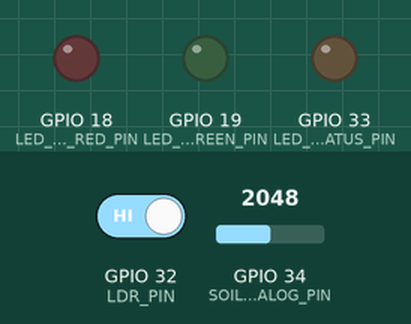
Bench run of a sketch on a simulated ESP32. On the bench: output pins drawn as LEDs (lit = HIGH). Inputs (shaded band) come from the test bench; at power-on: GPIO 34 (SOIL_ANALOG_PIN) = 2048, GPIO 32 (LDR_PIN) HIGH. WiFi joins after 1.5 s; servers stay silent unless stated.

Above: at 3.0 s.
3.1 s: GPIO 34 (SOIL_ANALOG_PIN) set to 2430
8.3 s: GPIO 34 (SOIL_ANALOG_PIN) set to 2486
At 12.9 s:
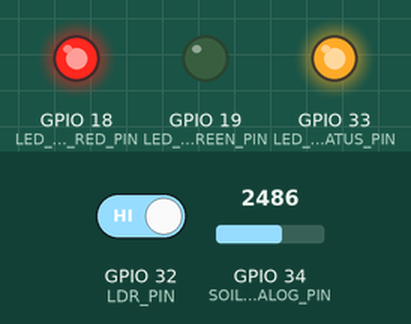
13.3 s: GPIO 32 (LDR_PIN) driven LOW
At 17.9 s:
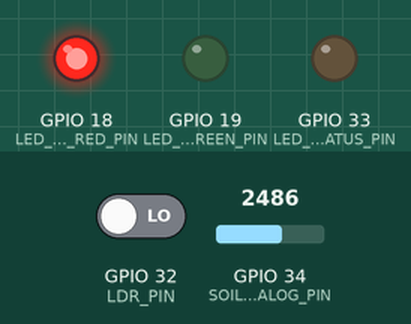
18.3 s: GPIO 34 (SOIL_ANALOG_PIN) set to 2047
At 22.9 s:
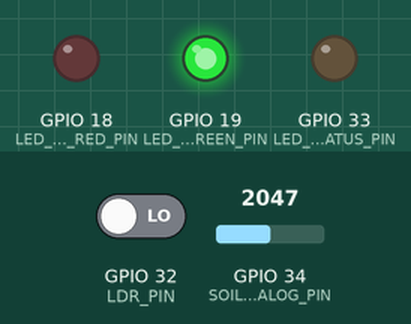
23.3 s: GPIO 34 (SOIL_ANALOG_PIN) set to 2866
At 27.9 s:
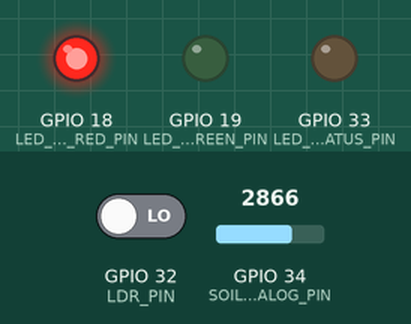
28.3 s: GPIO 34 (SOIL_ANALOG_PIN) set to 1228
At 32.9 s:
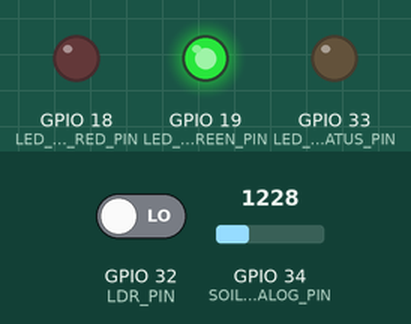
Timing chart, 0 to 34.3 s (numbered marks = the images above; inputs shaded):
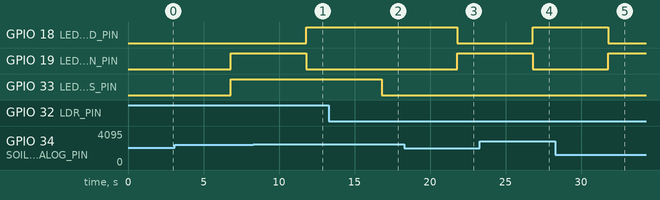

The sketch:

smart_plant_care_system.ino
```cpp
#define BLYNK_PRINT Serial
// LDR Sensor
#define LDR_PIN 32
#define LED_LDR_STATUS_PIN 33
// Soil Moisture Sensor
#define SOIL_ANALOG_PIN 34 // analog pin
#define LED_SOIL_RED_PIN 18
#define LED_SOIL_GREEN_PIN 19

// Set Value For Blynk
#define BLYNK_TEMPLATE_ID "TMPLxxxxxxx"
#define BLYNK_TEMPLATE_NAME "SmartPlantCare"
#define BLYNK_AUTH_TOKEN "YOUR_TOKEN"

#include <WiFi.h>
#include <WiFiClient.h>
#include <BlynkSimpleEsp32.h>

BlynkTimer timer;

int lastMoisture = -1; // ตัวแปรสำหรับเช็คค่าความเปลี่ยนแปลงของ Soil Moisture Sensor ค่า Percent
int lastMoistureState = -1; // ตัวแปรสำหรับเช็คค่าความเปลี่ยนแปลงของ Soil Moisture Sensor ค่าสถานะของดิน
int lastLDR = -1; // ตัวแปรสำหรับเช็คค่าความเปลี่ยนแปลงของ LDR Sensor

char ssid[] = "SSID_WIFI";
char pass[] = "PASS_WIFI";

void sendSensorData(){
  int moistureAnalog = analogRead(SOIL_ANALOG_PIN); // อ่านค่าจากขา SOIL_ANALOG_PIN ซืึ่งเป็นค่า analog
  int moisturePercent = map(moistureAnalog, 0, 4095, 100, 0); // แปลงค่า analog เป็นค่า percent
  int ldrState = digitalRead(LDR_PIN); // อ่านค่าจากขา LDR_PIN ซึ่งเป็นค่า Digital

  // เงื่อนไขการส่งข้อมูลไปที่ Blynk
    // LDR Sensor
    if(ldrState != lastLDR){
      Blynk.virtualWrite(V4, ldrState); // ส่งค่าของ LDR ไปที่ Blynk
      lastLDR = ldrState; // ให้ lastLDR = ค่าล่าสุดของ ldrState
    }
    // Soil Moisture Sensor
    if(moisturePercent != lastMoisture){
      Blynk.virtualWrite(V3, moisturePercent);
      lastMoisture = moisturePercent;
    }

  int moistureStateNow = (moisturePercent <= 40) ? 1 : 0; // หาก moisturePercent น้อยกว่า หรือเท่ากับ 40 % ให้ moistureStateNow = 1 และหากมากกว่า 40 % ให้ moistureStateNow = 0

  if(moistureStateNow != lastMoistureState){
    if(moistureStateNow == 1){
      digitalWrite(LED_SOIL_GREEN_PIN, LOW);
      digitalWrite(LED_SOIL_RED_PIN, HIGH);
      Blynk.setProperty(V2,"color","#D3435C");
      Blynk.virtualWrite(V2, 1);
    } else{
      digitalWrite(LED_SOIL_RED_PIN, LOW);
      digitalWrite(LED_SOIL_GREEN_PIN, HIGH);
      Blynk.setProperty(V2,"color","#32A852");
      Blynk.virtualWrite(V2, 1);
    }
    lastMoistureState = moistureStateNow;
  }

  digitalWrite(LED_LDR_STATUS_PIN, ldrState);
}

void setup() {
  Serial.begin(115200);
  // LDR Sensor
  pinMode(LDR_PIN, INPUT); // set input pin for LDR sensor
  pinMode(LED_LDR_STATUS_PIN, OUTPUT); // status led for LDR sensor

  // Soil Moisture Sensor
  pinMode(SOIL_ANALOG_PIN, INPUT); // set input pin for Soil Moisture Sensor
  pinMode(LED_SOIL_RED_PIN, OUTPUT); // danger status led for Soil Moisture Sensor
  pinMode(LED_SOIL_GREEN_PIN, OUTPUT); // normal status led for Soil Moisture Sensor

  // Set Default led
  digitalWrite(LED_LDR_STATUS_PIN, LOW);
  digitalWrite(LED_SOIL_RED_PIN, LOW);
  digitalWrite(LED_SOIL_GREEN_PIN, LOW);

  Blynk.begin(BLYNK_AUTH_TOKEN, ssid, pass); // ตั้งค่า WIFI ที่เราต้องการเชื่อม และ Token ของอุปกรณ์ที่เราสร้างบน Blynk
  timer.setInterval(5000L, sendSensorData); // ตั้งค่าเวลาให้เรียกใช้ void sendSensorData() ทุกๆ 5 วิ
}

void loop() {
  Blynk.run(); // เรียกให้ Blynk ทำงาน
  timer.run(); // เรียกให้ timer ทำงาน
}
```

Measured:
- the behaviour switches between 2456 and 2457 on GPIO 34 (SOIL_ANALOG_PIN) (found by bisection; images 0 and 1)
- after the input at 8.3 s, GPIO 18 (LED_SOIL_RED_PIN): LOW → HIGH after 3.5 s; GPIO 19 (LED_SOIL_GREEN_PIN): HIGH → LOW after 3.5 s
- after the input at 13.3 s, GPIO 33 (LED_LDR_STATUS_PIN): HIGH → LOW after 3.5 s
- after the input at 18.3 s, GPIO 18 (LED_SOIL_RED_PIN): HIGH → LOW after 3.5 s; GPIO 19 (LED_SOIL_GREEN_PIN): LOW → HIGH after 3.5 s
- after the input at 23.3 s, GPIO 18 (LED_SOIL_RED_PIN): LOW → HIGH after 3.5 s; GPIO 19 (LED_SOIL_GREEN_PIN): HIGH → LOW after 3.5 s
- after the input at 28.3 s, GPIO 18 (LED_SOIL_RED_PIN): HIGH → LOW after 3.5 s; GPIO 19 (LED_SOIL_GREEN_PIN): LOW → HIGH after 3.5 s
